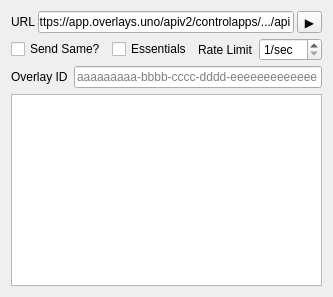
         <widget class="QWidget" name="tab_uno">
          <attribute name="title">
           <string>UNO</string>
          </attribute>
          <layout class="QGridLayout" name="gridLayout_5">
           <item row="0" column="0">
            <widget class="QWidget" name="widget_uno_props" native="true">
             <layout class="QVBoxLayout" name="verticalLayout_8">
              <property name="spacing">
               <number>0</number>
              </property>
              <property name="leftMargin">
               <number>0</number>
              </property>
              <property name="topMargin">
               <number>0</number>
              </property>
              <property name="rightMargin">
               <number>0</number>
              </property>
              <property name="bottomMargin">
               <number>0</number>
              </property>
              <item>
               <widget class="QWidget" name="connectionWidget_2" native="true">
                <layout class="QHBoxLayout" name="horizontalLayout_29">
                 <property name="spacing">
                  <number>3</number>
                 </property>
                 <property name="leftMargin">
                  <number>0</number>
                 </property>
                 <property name="topMargin">
                  <number>0</number>
                 </property>
                 <property name="rightMargin">
                  <number>0</number>
                 </property>
                 <property name="bottomMargin">
                  <number>0</number>
                 </property>
                 <item>
                  <widget class="QLabel" name="connectionLabel_2">
                   <property name="text">
                    <string>URL</string>
                   </property>
                  </widget>
                 </item>
                 <item>
                  <widget class="QLineEdit" name="lineEdit_unoUrl">
                   <property name="text">
                    <string>https://app.overlays.uno/apiv2/controlapps/.../api</string>
                   </property>
                  </widget>
                 </item>
                 <item>
                  <widget class="QToolButton" name="toolButton_toggleUno">
                   <property name="text">
                    <string>▶️</string>
                   </property>
                   <property name="checkable">
                    <bool>true</bool>
                   </property>
                  </widget>
                 </item>
                </layout>
               </widget>
              </item>
              <item>
               <widget class="QWidget" name="widget_26" native="true">
                <property name="minimumSize">
                 <size>
                  <width>0</width>
                  <height>0</height>
                 </size>
                </property>
                <layout class="QHBoxLayout" name="horizontalLayout_30">
                 <property name="leftMargin">
                  <number>0</number>
                 </property>
                 <property name="topMargin">
                  <number>5</number>
                 </property>
                 <property name="rightMargin">
                  <number>0</number>
                 </property>
                 <property name="bottomMargin">
                  <number>5</number>
                 </property>
                 <item>
                  <widget class="QCheckBox" name="checkBox_uno_send_same">
                   <property name="sizePolicy">
                    <sizepolicy hsizetype="Fixed" vsizetype="Fixed">
                     <horstretch>0</horstretch>
                     <verstretch>0</verstretch>
                    </sizepolicy>
                   </property>
                   <property name="toolTip">
                    <string>Send only new detections or also existing?</string>
                   </property>
                   <property name="text">
                    <string>Send Same?</string>
                   </property>
                  </widget>
                 </item>
                 <item>
                  <widget class="QCheckBox" name="checkBox_uno_essentials">
                   <property name="sizePolicy">
                    <sizepolicy hsizetype="Fixed" vsizetype="Fixed">
                     <horstretch>0</horstretch>
                     <verstretch>0</verstretch>
                    </sizepolicy>
                   </property>
                   <property name="text">
                    <string>Essentials</string>
                   </property>
                  </widget>
                 </item>
                 <item>
                  <widget class="QLabel" name="label_23">
                   <property name="sizePolicy">
                    <sizepolicy hsizetype="Fixed" vsizetype="Preferred">
                     <horstretch>0</horstretch>
                     <verstretch>0</verstretch>
                    </sizepolicy>
                   </property>
                   <property name="text">
                    <string>Rate Limit</string>
                   </property>
                  </widget>
                 </item>
                 <item>
                  <widget class="QSpinBox" name="spinBox">
                   <property name="sizePolicy">
                    <sizepolicy hsizetype="Fixed" vsizetype="Fixed">
                     <horstretch>0</horstretch>
                     <verstretch>0</verstretch>
                    </sizepolicy>
                   </property>
                   <property name="suffix">
                    <string>/sec</string>
                   </property>
                   <property name="minimum">
                    <number>1</number>
                   </property>
                  </widget>
                 </item>
                </layout>
               </widget>
              </item>
              <item>
               <widget class="QWidget" name="widget_uno_essentials_details" native="true">
                <layout class="QHBoxLayout" name="horizontalLayout_21">
                 <property name="leftMargin">
                  <number>0</number>
                 </property>
                 <property name="topMargin">
                  <number>0</number>
                 </property>
                 <property name="rightMargin">
                  <number>0</number>
                 </property>
                 <property name="bottomMargin">
                  <number>0</number>
                 </property>
                 <item>
                  <widget class="QLabel" name="label_24">
                   <property name="sizePolicy">
                    <sizepolicy hsizetype="Fixed" vsizetype="Preferred">
                     <horstretch>0</horstretch>
                     <verstretch>0</verstretch>
                    </sizepolicy>
                   </property>
                   <property name="text">
                    <string>Overlay ID</string>
                   </property>
                  </widget>
                 </item>
                 <item>
                  <widget class="QLineEdit" name="lineEdit_uno_essentials_id">
                   <property name="sizePolicy">
                    <sizepolicy hsizetype="Preferred" vsizetype="Fixed">
                     <horstretch>0</horstretch>
                     <verstretch>0</verstretch>
                    </sizepolicy>
                   </property>
                   <property name="text">
                    <string/>
                   </property>
                   <property name="placeholderText">
                    <string>aaaaaaaaa-bbbb-cccc-dddd-eeeeeeeeeeeee</string>
                   </property>
                  </widget>
                 </item>
                </layout>
               </widget>
              </item>
             </layout>
            </widget>
           </item>
           <item row="2" column="0">
            <widget class="QTableView" name="tableView_unoMapping">
             <attribute name="horizontalHeaderVisible">
              <bool>true</bool>
             </attribute>
             <attribute name="horizontalHeaderStretchLastSection">
              <bool>true</bool>
             </attribute>
            </widget>
           </item>
          </layout>
         </widget>
